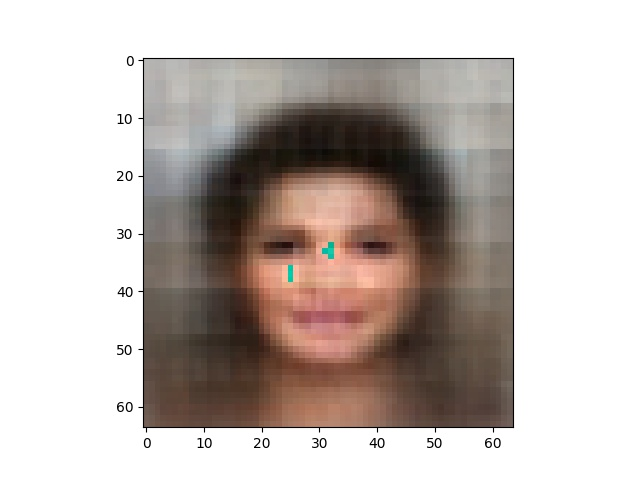
#> input picture CelebA/0.jpg, 640 x 480 px, given as the content of the folder data/CelebA_Images/, which was not available
$ python preprocess.py   (older library calls are emulated)
#> lines starting #> are read from the running program, lines starting #| are printed output that depends on the picture
import os
import matplotlib.pyplot as plt
from scipy.misc import imresize

# root path depends on your computer
root = 'data/CelebA_Images/'
save_root = 'data/resized_celebA/'
resize_size = 64

if not os.path.isdir(save_root):
    os.mkdir(save_root)
if not os.path.isdir(save_root + 'celebA'):
    os.mkdir(save_root + 'celebA')

img_list = os.listdir(root)
print(img_list)
# ten_percent = len(img_list) // 10

for i in range(len(img_list)):
    img = plt.imread(root + img_list[i])
#> img is the input picture: shape (480, 640, 3); mean R, G, B 195.1, 186.1, 181.4
    img = imresize(img, (resize_size, resize_size))
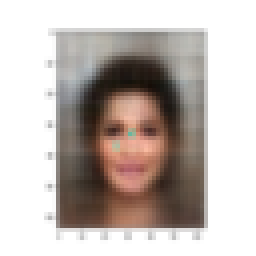
#> img: shape (64, 64, 3) (shown 4 times larger); mean R, G, B 195.1, 186.1, 181.4
    plt.imsave(fname=save_root + 'celebA/' + img_list[i], arr=img)

    if (i % 1000) == 0:
        print('%d images complete' % i)

$ run again, on CelebA/Tensorboard.png
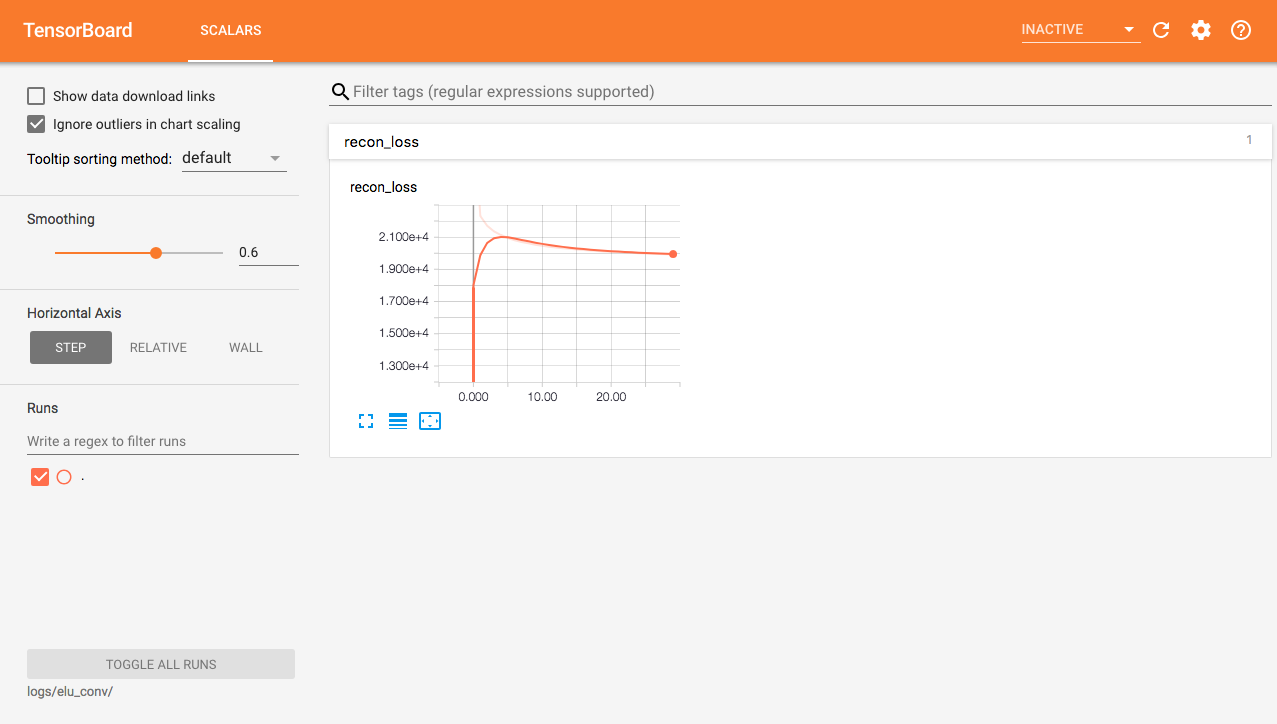
#> input picture CelebA/Tensorboard.png, 1277 x 724 px, given as the content of the folder data/CelebA_Images/, which was not available
#> img is the input picture: shape (724, 1277, 4) float32; mean R, G, B, A 0.956, 0.914, 0.889, 1
#> `img = imresize(img, (resize_size, resize_size))`:
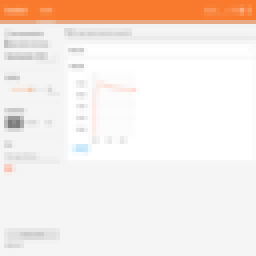
#> img: shape (64, 64, 4) (shown 4 times larger); mean R, G, B, A 246, 235.2, 228.7, 255

$ run again, on CelebA/generated-image1.jpg
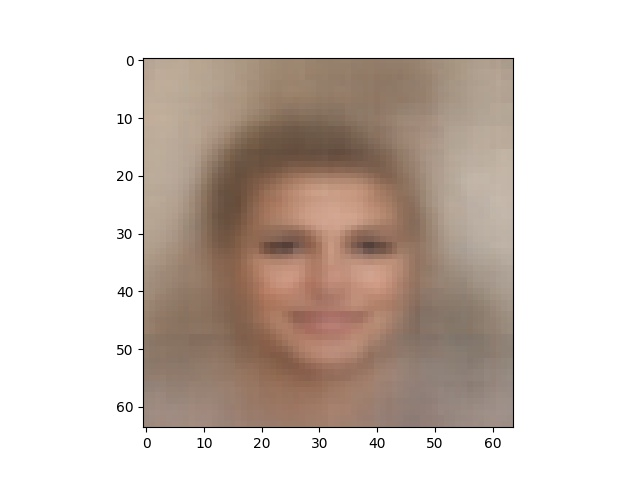
#> input picture CelebA/generated-image1.jpg, 640 x 480 px, given as the content of the folder data/CelebA_Images/, which was not available
#> img is the input picture: shape (480, 640, 3); mean R, G, B 209.8, 198.1, 190.4
#> `img = imresize(img, (resize_size, resize_size))`:
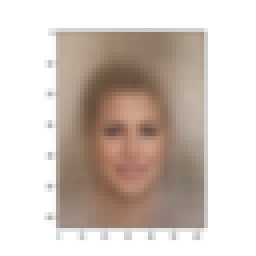
#> img: shape (64, 64, 3) (shown 4 times larger); mean R, G, B 209.8, 198.1, 190.5
